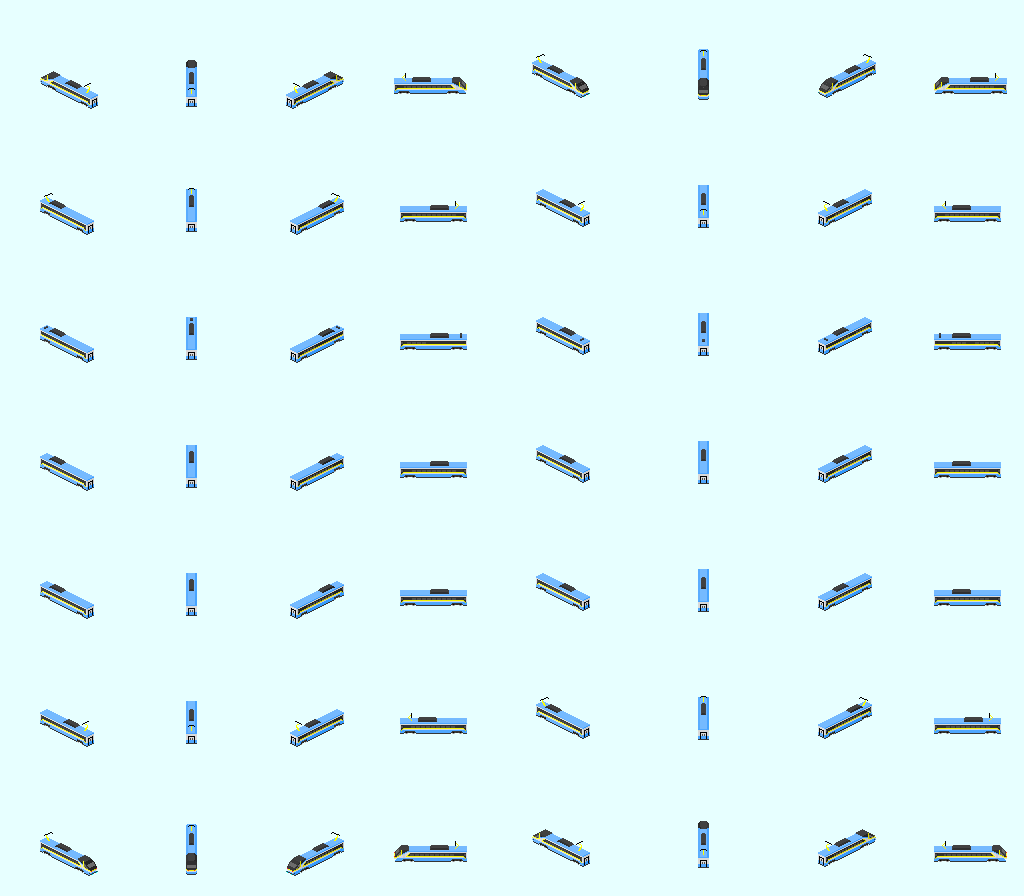
#> input picture tools/railpaint/src/680/cd_680_pendolino.png, 1024 x 896 px
$ python cd_680.py src/680/cd_680_pendolino.png
#> lines starting #> are read from the running program, lines starting #| are printed output that depends on the picture; after the words box and inside, x2 and y2 are one past the last pixel; in counts of white or black regions, pixels touching at a corner belong together
### tools/railpaint/body.py
"""Zone maps for any pak128 railcar body, built from pure-view rules + warp.

A Body is one sprite row drawn identically (same silhouette) in one or more
reference liveries. Its config gives, for the pure views, the row where the
painted side / end face starts and rules that name each row band; the diagonal
views get their zones through warp.py. Zones:

  T, FIX (keep base pixel), GLASS, HEAD, TAIL, ROOF, ROOF_EDGE (lowest roof row
  along the side, computed), S_* side face, E_* end face.

Every labelled pixel also carries k (row offset inside its face band, 0 = the
first painted row under the roof) and u (0..1 along the side / across the end).
"""
import os, sys
import numpy as np
from PIL import Image

sys.path.insert(0, os.path.dirname(os.path.abspath(__file__)))
import warp

T = np.array((231, 255, 255))
DIRS = ["w", "nw", "n", "ne", "e", "se", "s", "sw"]
SIDE_COLS, END_COLS, DIAG_COLS = (3, 7), (1, 5), (0, 2, 4, 6)
LIT = (0x4D4D4D, 0x57656F)


def hexarr(a):
    a = a.astype(np.int64)
    return (a[..., 0] << 16) | (a[..., 1] << 8) | a[..., 2]


def lum(c):
    return 0.299 * c[..., 0] + 0.587 * c[..., 1] + 0.114 * c[..., 2]


class Body:
    """cfg keys:
      name, refs [(path,row),...], base (index of the ref used for FIX pixels),
      side_top {3:y, 7:y}, end_top {1:y, 5:y},
      side_rows [(k0, k1, zone), ...]  (inclusive; rows past the last -> FIX),
      end_rows  [(k0, k1, zone), ...],
      doors {3: [(x0,x1),...], 7: [...]} tile x ranges, door_rows (k0,k1),
      glass_extra: callable(refs_tile, col) -> bool mask of extra glass pixels,
      fix: callable(body, col, lab) -> lab   (final per-body touch-ups)
    """

    # [227 lines left out: functions __init__, specials, pure, build, put, diag and 4 more, not called in this run]

    # ---- previews ---------------------------------------------------------
    PAL = [(231, 255, 255), (60, 60, 60), (0, 0, 0), (255, 255, 0), (255, 0, 0), (130, 130, 130), (200, 200, 255)]

    # [25 lines left out: functions falsecolor, auto_doors, not called in this run]

### tools/railpaint/paint.py
"""Paint a livery onto a Body (body.py) and write / preview sheets.

spec: {zone: colour | callable(ctx) -> colour | None}. Zones not in spec keep
the base pixel. A colour is multiplied by the pixel's shade factor, so the
original lighting and edge highlights survive. A callable may return
(colour, "flat") to skip shading. ctx: col, x, y, k, u, face, zone, fac.
"""
import os, sys
import numpy as np
from PIL import Image

sys.path.insert(0, os.path.dirname(os.path.abspath(__file__)))
from body import Body, T, hexarr, lum

LIT_GLASS = (0x4D, 0x4D, 0x4D)
LIT_GLASS_HI = (0x57, 0x65, 0x6F)
SPECIAL = {
    0x244B67, 0x395E7C, 0x4C7191, 0x6084A7, 0x7497BD, 0x88ABD3, 0x9CBEE9, 0xB0D2FF,
    0x7B5803, 0x8E6F04, 0xA18605, 0xB49D07, 0xC6B408, 0xD9CB0A, 0xECE20B, 0xFFF90D,
    0x57656F, 0x7F9BF1, 0xFFFF53, 0xFF211D, 0x01DD01, 0x6B6B6B, 0x9B9B9B, 0xB3B3B3,
    0xC9C9C9, 0xDFDFDF, 0xE3E3FF, 0xC1B1D1, 0x4D4D4D, 0xFF017F, 0x0101FF,
}
KEEP_SPECIAL = {0x4D4D4D, 0x57656F, 0xFFFF53, 0xFF211D}


# [8 lines left out: function unspecial, not called in this run]


_shade = {}


# [46 lines left out: functions shade, paint, recolor_lum, not called in this run]


def save_sheet(rows, path):
    """Write sprite rows (uint8 [128, 1024, 3] each) as one sheet and warn about
    special colours other than lit glass and lamps."""
    out = np.concatenate(rows, axis=0)
    Image.fromarray(out).save(path)
    v = hexarr(out)
    bad = set(np.unique(v).tolist()) & (SPECIAL - KEEP_SPECIAL)
    if bad:
        print("WARNING special colours", [hex(b) for b in bad], path)
    return path


# [30 lines left out: function add_marks, not called in this run]


DIRS = ["w", "nw", "n", "ne", "e", "se", "s", "sw"]


# [37 lines left out: function preview, not called in this run]

### tools/railpaint/cd_680.py
"""ČD 680 Pendolino (681 + 081 + 683 + 084 + 684 + 082 + 682) in the Kotas
livery (the only one it ever wore): silver body, anthracite window band with a
yellow line under it, turquoise cantrail stripe and lower band / skirt, grey
roof, anthracite cab "helmet" and a yellow band across the nose.

The upstream pak128.CS Pendolino (TommPa9, rail-psg mail/680/cd_680_pendolino.png,
frozen in src/680/cd_680_pendolino.png as the repo shipped it until 2026-09) is
drawn in the same stripe layout
but with sky blue where the real train is turquoise and a sky-blue roof. Its
palette is flat (one exact colour per zone and shade), so zones come straight
from the upstream colour classes, with position rules only for the pantograph
yellow and the cab front:

  ROOF   75BAFF                         -> grey roof
  SIDE   6AB5FF 59ACFF 4FA7FF 46A3FF    -> turquoise (cantrail stripe, lower
         359AFF 2D96FF (+ 00FFFF 008080    band, skirt, lower nose)
         nose accents)
  SILVER DADADA CACACA E1E1E1 CFCFCF ... -> cool silver
  DARK   414141 303030 363636 ...       -> anthracite (window band, helmet,
                                           roof equipment, underframe)
  YELLOW F2F200 FFFF22 D5D500 ...       -> golden yellow line / nose band
  PANTO  FFFF00 (all views), FFF200 in the pure side views -> grey pantograph
  6B6B6B / 6C6C6C windscreens (special colours) -> plain dark cab glass

Every colour keeps the upstream shading (luminance relative to the class
reference). On the cab front (end view facing the cab) the row above the
headlight row is painted yellow too, so the nose band is as broad as on the
real train, and stray lit glass in the helmet becomes cab glass.

  python tools/railpaint/cd_680.py [--preview DIR]

writes vehicle-rail/ceske-drahy/680/sprites/cdpendolino.png.
"""
import os
import sys
import numpy as np
from PIL import Image

HERE = os.path.dirname(os.path.abspath(__file__))
sys.path.insert(0, HERE)
from paint import save_sheet, preview

REPO = os.path.dirname(os.path.dirname(HERE))
FAM = os.path.join(REPO, "vehicle-rail", "ceske-drahy", "680")
SRC = os.path.join(HERE, "src", "680", "cd_680_pendolino.png")   # frozen upstream sheet
OUT = os.path.join(FAM, "sprites", "cdpendolino.png")

T = 0xE7FFFF

# ------------------------------------------------------------ Kotas palette
SILVER = (208, 212, 218)      # body (photo #C0C4C8 lit .. #DCDBE1 direct sun)
ROOF = (160, 166, 172)        # roof skin, a step darker than the side
TURQ = (34, 166, 190)         # cantrail stripe, lower band, skirt (#22A6BE)
GOLD = (240, 194, 30)         # yellow line and nose band (#F0C020)
ANTH_TINT = (1.0, 1.07, 1.2)  # anthracite = upstream neutral dark, cool tint (#3F454D)
PANTO = (92, 94, 99)          # pantograph frame (dark so it reads on the grey roof)
CABGLASS = (44, 52, 64)       # windscreens, never lit

ROOF_C = {0x75BAFF}
SIDE_C = {0x6AB5FF, 0x59ACFF, 0x4FA7FF, 0x46A3FF, 0x359AFF, 0x2D96FF, 0x00FFFF, 0x008080}
SILVER_C = {0xDADADA, 0xCACACA, 0xE1E1E1, 0xCFCFCF, 0xDDDDDD, 0xC4C4C4}
DARK_C = {0x414141, 0x303030, 0x363636, 0x3A3A3A, 0x282828, 0x373737, 0x1B1B1B, 0x232323, 0x414241, 0x3D3D3D}
YEL_C = {0xF2F200, 0xFFFF22, 0xD5D500, 0xE1E100, 0xCACA00, 0xFFFF0D, 0xFFFF42}
WSCREEN_C = {0x6B6B6B, 0x6C6C6C}
LIT = 0x4D4D4D

CAB_ROWS = {0: 5, 6: 1}       # sprite row -> end-view column that shows its cab


def hx(h):
    return ((h >> 16) & 255, (h >> 8) & 255, h & 255)


def lum(c):
    return 0.299 * c[0] + 0.587 * c[1] + 0.114 * c[2]


def scaled(target, native, ref):
    f = lum(hx(native)) / lum(hx(ref))
    return tuple(int(max(0, min(255, round(v * f)))) for v in target)


def repaint():
    a = np.array(Image.open(SRC).convert("RGB"))
#> a is the input picture: shape (896, 1024, 3); mean R, G, B 224.4, 249, 250.3
    v = (a[..., 0].astype(int) << 16) | (a[..., 1].astype(int) << 8) | a[..., 2]
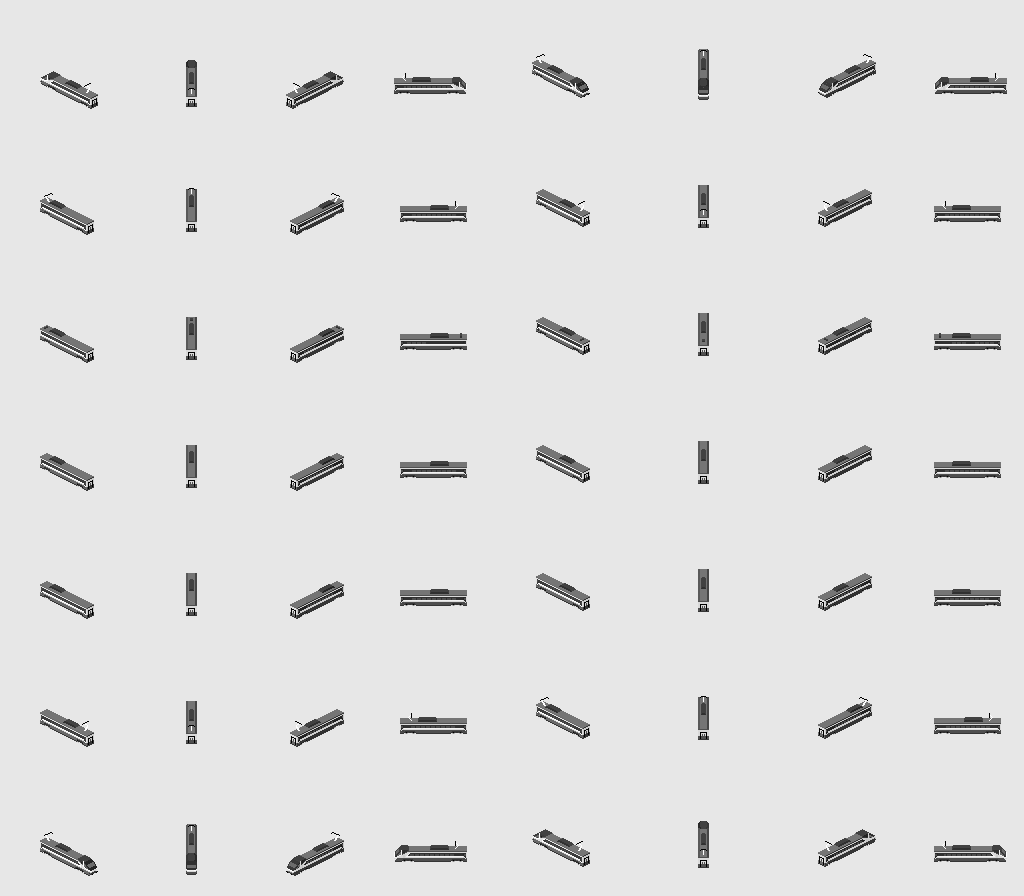
#> v: shape (896, 1024) int64; min 0, max 16777043, mean 14768587.4; drawn with min black and max white
    out = a.copy()
    H, W = v.shape
#> H = 896; W = 1024
    col_of = np.arange(W)[None, :].repeat(H, 0) // 128
    row_of = np.arange(H)[:, None].repeat(W, 1) // 128

    table = {}
    for c in ROOF_C:
        table[c] = scaled(ROOF, c, 0x75BAFF)
    for c in SIDE_C:
        table[c] = scaled(TURQ, c, 0x4FA7FF)
    for c in SILVER_C:
        table[c] = scaled(SILVER, c, 0xDADADA)
    for c in YEL_C:
        table[c] = scaled(GOLD, c, 0xF2F200)
    for c in DARK_C:
        g = hx(c)[0]
        table[c] = tuple(int(min(255, round(g * t))) for t in ANTH_TINT)
    for c in WSCREEN_C:
        table[c] = CABGLASS
    table[0xFF8040] = GOLD               # amber pixels beside the headlights
    for c, rgb in table.items():
        out[v == c] = rgb
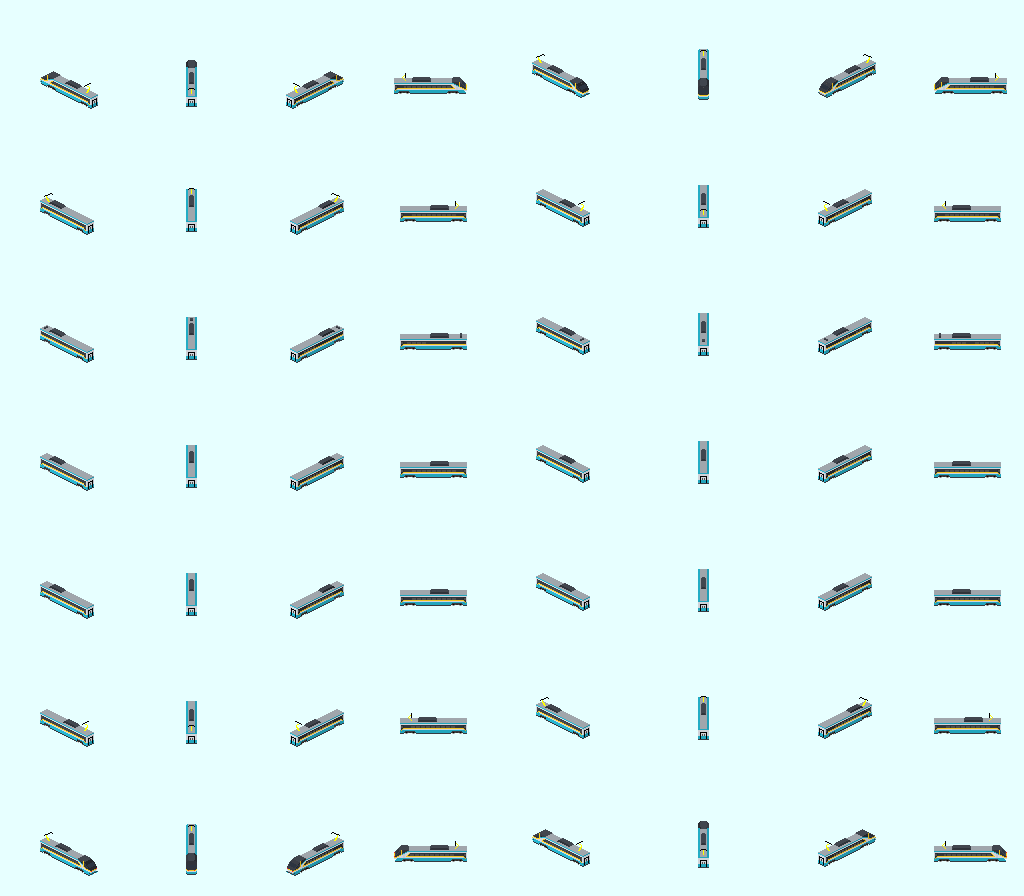
#> out: shape (896, 1024, 3); 4.86% of pixels changed, all inside (x1, y1, x2, y2) = (40, 49, 1007, 876)

    # pantograph: FFFF00 everywhere, FFF200 in the pure side views; FFF200 on
    # the cab front of the 682 is nose paint
    side = np.isin(col_of, (3, 7))
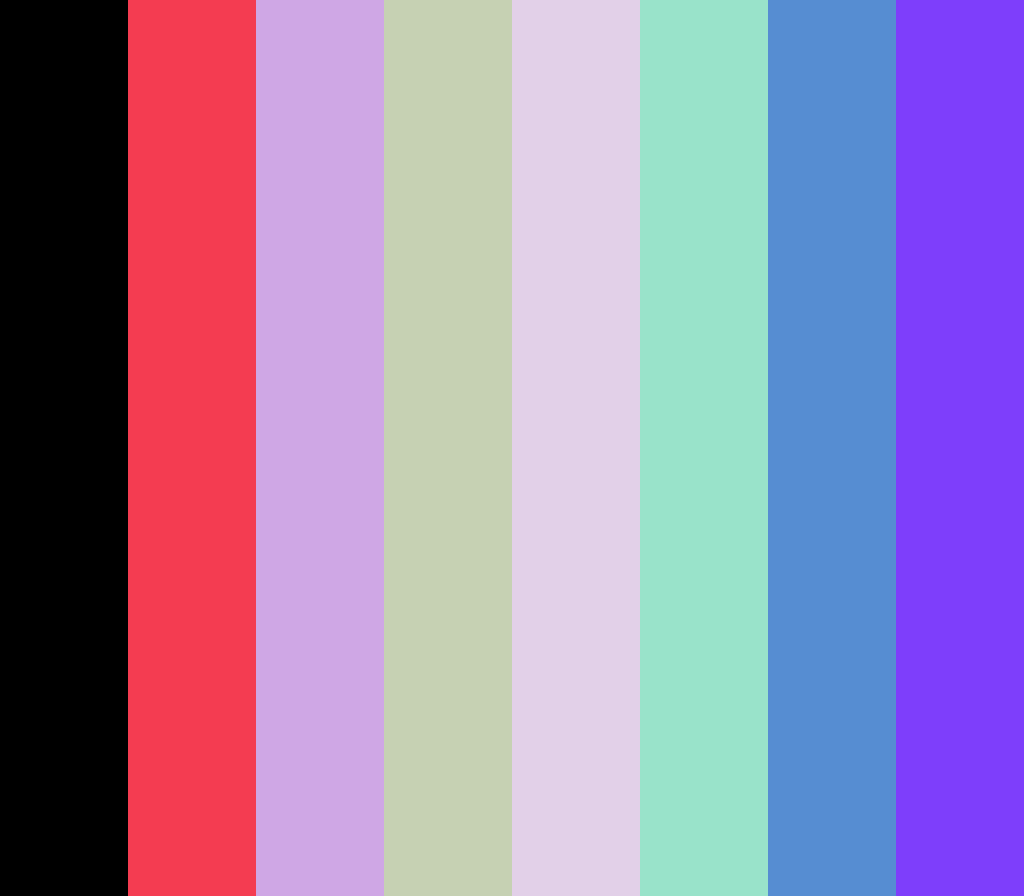
#> col_of: shape (896, 1024) int64; 8 distinct labels, from 0 to 7; one colour per label, 0 black
    out[v == 0xFFFF00] = PANTO
#> out: shape (896, 1024, 3); 0.02% of pixels changed, all inside (x1, y1, x2, y2) = (46, 51, 870, 855)
    out[(v == 0xFFF200) & side] = PANTO
#> out: shape (896, 1024, 3); mean R, G, B 224.3, 248.6, 248.7
    out[(v == 0xFFF200) & ~side] = GOLD
#> out: shape (896, 1024, 3); mean R, G, B 224.3, 248.6, 248.7

    # cab fronts: broaden the nose band, no lit glass in the helmet
    for r, c in CAB_ROWS.items():
        sl = (slice(r * 128, (r + 1) * 128), slice(c * 128, (c + 1) * 128))
        tv, to = v[sl], out[sl]
        lamp = np.isin(tv, (0xFFFF53, 0xFF211D)).any(axis=1)
        y = int(np.where(lamp)[0][0])
        to[y - 1, np.isin(tv[y - 1], list(DARK_C))] = GOLD
        to[tv == LIT] = CABGLASS
#> this loop made 2 passes
#> y on passes 1 to 2: 95, 102
#> pass 1, in repaint, `tv, to = v[sl], out[sl]`:
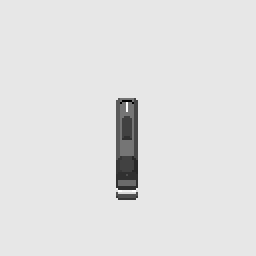
#> tv: shape (128, 128) int64 (shown 2 times larger); min 0, max 16777043, mean 14882556.9; drawn with min black and max white
#> pass 1, in repaint, `tv, to = v[sl], out[sl]`:
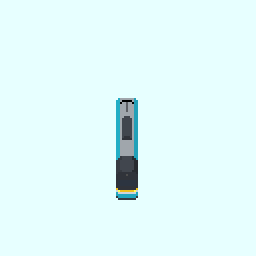
#> to: shape (128, 128, 3) (shown 2 times larger); mean R, G, B 225.9, 250.3, 250.6
#> pass 2, in repaint, `tv, to = v[sl], out[sl]`:
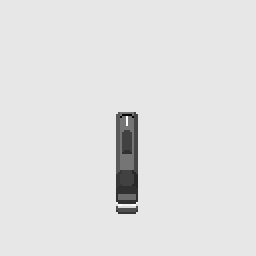
#> tv: shape (128, 128) int64 (shown 2 times larger); min 0, max 16776960, mean 14882545.5; drawn with min black and max white
#> pass 2, in repaint, `tv, to = v[sl], out[sl]`:
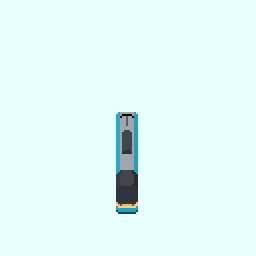
#> to: shape (128, 128, 3) (shown 2 times larger); mean R, G, B 225.9, 250.3, 250.6
#> after the loop: to: shape (128, 128, 3); 0.05% of pixels changed, all inside (x1, y1, x2, y2) = (59, 101, 68, 102)
    return out


def run(prev=None):
    out = repaint()
#> out: shape (896, 1024, 3); mean R, G, B 224.3, 248.6, 248.7
    rows = [out[r * 128:(r + 1) * 128] for r in range(out.shape[0] // 128)]
#> rows = 7 items
    save_sheet(rows, OUT)
#> in save_sheet, `bad = set(np.unique(v).tolist()) & (SPECIAL - KEEP_SPECIAL)`: bad = 0 items
    print("wrote", OUT)
    if prev:
        os.makedirs(prev, exist_ok=True)
        preview([OUT], os.path.join(prev, "p680.png"), z=3)


def main(argv=None):
    args = sys.argv[1:] if argv is None else argv
    prev = args[args.index("--preview") + 1] if "--preview" in args else None
    run(prev)


if __name__ == "__main__":
    main()
